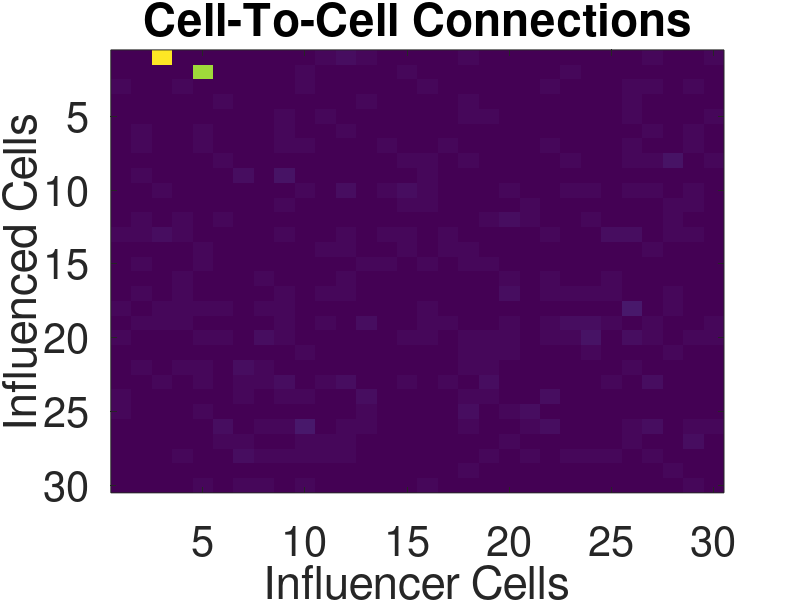

MATLAB code to generate this figure:
%% Cell 1 This is code that will go in the outer loop. I don't have the outer loop.

% Set up data on which to do the testing.
NT = 201; % 201 time steps
NCELL = 30; % 30 time series (i.e. bioluminescence data for 30 cells)
Ii = 1; % cell of interest (% in line b of the algorithm, it loops over all values of i. I am just doing this for one).
Jjtarget = 3; % cell to see if it affects cell Ii. (This is constructed so that we can detect a dependence)
time = linspace(0, 200, NT); % set up time
data = zeros(NT,NCELL); % initialize the data matrix
FList = zeros(NCELL, NCELL);

% stephanie start
% varying period over time (starts at 24 and ends at around 25)
period_over_time = 24 * linspace( 1, 1.05, length(time) );
% stephanie end

for i = 1 : NCELL,
    % Each time series is a sine curve with a slightly different period
    % near 24 h.
    data(:,i) = sin( time ./ (period_over_time+i*0.1).*(2*pi) )';
end;
% Each time series has noise in the signal
data = data + randn( size(data) );
% Cell 1's timeseries is really just a shifted version of the timeseries
% from Cell 3. So we expect Cell 3 to look connected to Cell 1.
data(3:end,Ii) = data(1:end-2,Jjtarget);
data(3:end,Ii) = data(3:end,Ii) + randn(size(data(3:end,Ii)))*0.5;

data(3:end,2) = data(1:end-2,5);
data(3:end,2) = data(3:end,2) + randn(size(data(3:end,2)))*0.5;

% We will look back up to 4 time steps
P = 4;

% Solve the full model for cell i. (eq 11 in paper)
for Ii = 1 : NCELL,
    
    % Begin code for row c of the algorithm
    Y = data(P+1:end,Ii)';
    Z = ones(1,NT-P);
    for i = 1 : P,
        Z = [Z; data(P-i+1:end-i,:)'];
    end;
    % Solve Z'*BT = Y' for BT.
    BT = Z'\Y'; % This does the least squares solving (BT means B transpose). B contains the alphas.
    % End code for row c of the algorithm
    % Begin code for row d of the algorithm
    resid1 = Z'*BT-Y';
    sigma_squared1 = resid1'*resid1/(size(Z',1)-(size(Z',2)-1)-1);
    % End code for row d of the algorithm

    % Row e is the loop control line. Here it is.
    for Jj = 1 : NCELL,
        % Begin row f of the algorithm
        % Solve the partial model to test i's dependence on j. (eq 12 in paper)
        % So we compute it without the j'th cell considered in Z.
        Y = data(P+1:end,Ii)';
        Z = ones(1,NT-P);
        cell_idxs = setdiff(1:NCELL,Jj);
        for i = 1 : P,
            Z = [Z; data(P-i+1:end-i,cell_idxs)'];
        end;
        BT = Z'\Y';
        % End row f of the algorithm
        % Begin row g of the algorithm
        resid0 = Z'*BT-Y';
        sigma_squared0 = resid0'*resid0/(size(Z',1)-(size(Z',2)-1)-1);
        % End row g of the algorithm

        % In row h of the algorithm, it mentions the F-statistic. This is where
        % things get a little confusing. The definition they describe of the
        % F-statistic is basically sigma_squared0/sigma_squared1, but I don't
        % see that definition in any stats book.
        % We could do this: F = sigma_squared0/sigma_squared1.
        % If F is big (you need to decide what "big" is -- maybe bigger than 2?), 
        % then we say there is a connection from cell Ii to cell Jj.
        % Right now, I am just printing out both sigma_squared values.
        % The threshold should be larger than 1. Maybe 1.5?
        F = sigma_squared0/sigma_squared1;
%         disp( ['sigma squared for full is ',num2str(sigma_squared1),' and partial when JJ=',num2str(Jj),' is ',num2str(sigma_squared0), ', F= ',num2str(F)]);
        FList(Ii, Jj) = F;
    end;
    fprintf('Ii = %d\n', Ii);
end;
% disp(FList);
% hist(FList);
figure;

% imagesc(FList);
imagesc( min( FList, 5 ));
xlabel('Influencer Cells');
ylabel('Influenced Cells');
title('Cell-To-Cell Connections');
set(gca, 'Fontsize', 30);